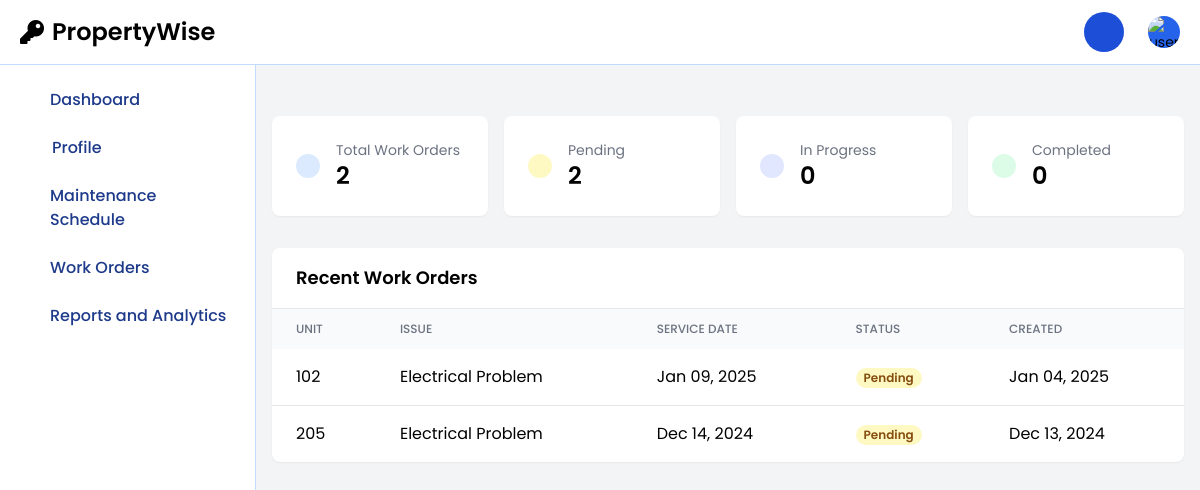
Page /staff/staffDashboard.php (signed in) on the earlier database version.
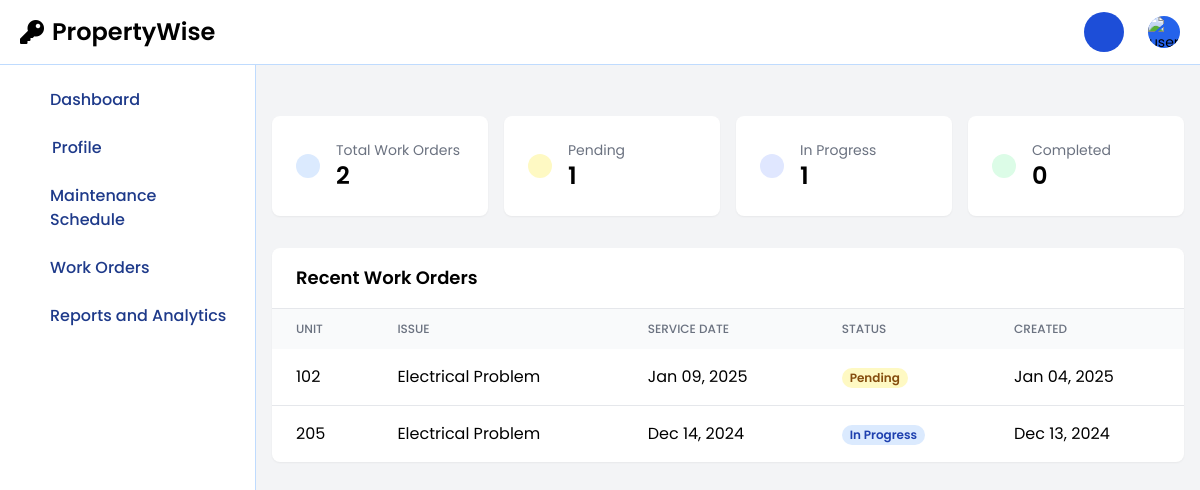
Same page on the later database version.
### tables this page shows
CREATE TABLE `maintenance_requests` (
  `id` int(11) NOT NULL,
  `user_id` int(11) NOT NULL,
  `unit` varchar(50) NOT NULL,
  `issue` varchar(100) NOT NULL,
  `description` text NOT NULL,
  `action_taken` text DEFAULT NULL,
  `maintenance_cost` decimal(10,2) DEFAULT NULL,
  `completion_date` datetime DEFAULT NULL,
  `service_date` date NOT NULL,
  `status` enum('Pending','In Progress','Completed') DEFAULT 'Pending',
  `report_pdf` varchar(255) DEFAULT NULL,
  `image` varchar(255) DEFAULT NULL,
  `created_at` timestamp NOT NULL DEFAULT current_timestamp(),
  `updated_at` timestamp NOT NULL DEFAULT current_timestamp() ON UPDATE current_timestamp(),
  `assigned_to` int(11) DEFAULT NULL,
  `priority` enum('high','medium','low') NOT NULL DEFAULT 'medium',
  `archived` tinyint(1) DEFAULT 0
);

CREATE TABLE `property` (
  `unit_id` int(11) NOT NULL,
  `unit_no` varchar(50) NOT NULL,
  `unit_type` varchar(50) NOT NULL,
  `square_meter` decimal(10,2) NOT NULL,
  `monthly_rent` decimal(10,2) NOT NULL,
  `images` text DEFAULT NULL,
  `status` enum('Available','Occupied','Maintenance','Reserved') DEFAULT 'Available',
  `position` varchar(20) DEFAULT 'active'
);

### staff/staffDashboard.php (the view, shortened to what this page needs)
<?php
require '../session/db.php';
$staffId = $_SESSION['staff_id'];
$stats_query = "SELECT
    COUNT(*) as total_work_orders,
    SUM(CASE WHEN status = 'Pending' THEN 1 ELSE 0 END) as pending_orders,
    SUM(CASE WHEN status = 'In Progress' THEN 1 ELSE 0 END) as ongoing_orders,
    SUM(CASE WHEN status = 'Completed' THEN 1 ELSE 0 END) as completed_orders
FROM maintenance_requests
WHERE assigned_to = ? AND archived = 0";
$stmt = $conn->prepare($stats_query);
$stmt->bind_param("i", $staffId);
$stmt->execute();
$stats = $stmt->get_result()->fetch_assoc();
$recent_orders_query = "SELECT
    m.id,
    m.issue,
    m.description,
    m.status,
    m.service_date,
    m.created_at,
    p.unit_no,
    p.unit_type,
    p.status as unit_status
FROM maintenance_requests m
JOIN property p ON m.unit = p.unit_no
WHERE m.assigned_to = ?
AND m.archived = 0
ORDER BY
    CASE m.status
        WHEN 'Pending' THEN 1
        WHEN 'In Progress' THEN 2
        WHEN 'Completed' THEN 3
    END,
    m.created_at DESC
LIMIT 5";
$stmt = $conn->prepare($recent_orders_query);
$stmt->bind_param("i", $staffId);
$stmt->execute();
$recent_orders = $stmt->get_result()->fetch_all(MYSQLI_ASSOC);
?>
<!DOCTYPE html>
<html lang="en">
<head>
    <script src="https://cdn.tailwindcss.com"></script>
</head>
<body class="bg-gray-100">
<?php include('staffNavbar.php'); ?>
<?php include('staffSidebar.php'); ?>
<div class="p-4 mt-5 sm:ml-64">
    <div class="mt-20">
        <div class="grid grid-cols-1 md:grid-cols-2 lg:grid-cols-4 gap-4">
            <div class="bg-white rounded-lg p-6 shadow-sm">
                <div class="flex items-center">
                    <div class="p-3 rounded-full bg-blue-100">
                    </div>
                    <div class="ml-4">
                        <h3 class="text-gray-500 text-sm">Total Work Orders</h3>
                        <p class="text-2xl font-semibold"><?= $stats['total_work_orders'] ?></p>
                    </div>
                </div>
            </div>
            <div class="bg-white rounded-lg p-6 shadow-sm">
                <div class="flex items-center">
                    <div class="p-3 rounded-full bg-yellow-100">
                    </div>
                    <div class="ml-4">
                        <h3 class="text-gray-500 text-sm">Pending</h3>
                        <p class="text-2xl font-semibold"><?= $stats['pending_orders'] ?></p>
                    </div>
                </div>
            </div>
            <div class="bg-white rounded-lg p-6 shadow-sm">
                <div class="flex items-center">
                    <div class="p-3 rounded-full bg-indigo-100">
                    </div>
                    <div class="ml-4">
                        <h3 class="text-gray-500 text-sm">In Progress</h3>
                        <p class="text-2xl font-semibold"><?= $stats['ongoing_orders'] ?></p>
                    </div>
                </div>
            </div>
            <div class="bg-white rounded-lg p-6 shadow-sm">
                <div class="flex items-center">
                    <div class="p-3 rounded-full bg-green-100">
                    </div>
                    <div class="ml-4">
                        <h3 class="text-gray-500 text-sm">Completed</h3>
                        <p class="text-2xl font-semibold"><?= $stats['completed_orders'] ?></p>
                    </div>
                </div>
            </div>
        </div>
        <div class="mt-8 bg-white rounded-lg shadow-sm">
            <div class="px-6 py-4 border-b border-gray-200">
                <h2 class="text-lg font-semibold">Recent Work Orders</h2>
            </div>
            <div class="overflow-x-auto">
                <table class="min-w-full">
                    <thead class="bg-gray-50">
                        <tr>
                            <th class="px-6 py-3 text-left text-xs font-medium text-gray-500 uppercase">Unit</th>
                            <th class="px-6 py-3 text-left text-xs font-medium text-gray-500 uppercase">Issue</th>
                            <th class="px-6 py-3 text-left text-xs font-medium text-gray-500 uppercase">Service Date</th>
                            <th class="px-6 py-3 text-left text-xs font-medium text-gray-500 uppercase">Status</th>
                            <th class="px-6 py-3 text-left text-xs font-medium text-gray-500 uppercase">Created</th>
                        </tr>
                    </thead>
                    <tbody class="divide-y divide-gray-200">
                        <?php foreach ($recent_orders as $order): ?>
                            <tr>
                                <td class="px-6 py-4"><?= htmlspecialchars($order['unit_no']) ?></td>
                                <td class="px-6 py-4"><?= htmlspecialchars($order['issue']) ?></td>
                                <td class="px-6 py-4"><?= date('M d, Y', strtotime($order['service_date'])) ?></td>
                                <td class="px-6 py-4">
                                    <span class="px-2 inline-flex text-xs leading-5 font-semibold rounded-full
                                        <?= match($order['status']) {
                                            'Pending' => 'bg-yellow-100 text-yellow-800',
                                            'In Progress' => 'bg-blue-100 text-blue-800',
                                            'Completed' => 'bg-green-100 text-green-800',
                                            default => 'bg-gray-100 text-gray-800'
                                        } ?>">
                                        <?= $order['status'] ?>
                                    </span>
                                </td>
                                <td class="px-6 py-4"><?= date('M d, Y', strtotime($order['created_at'])) ?></td>
                            </tr>
                        <?php endforeach; ?>
                    </tbody>
                </table>
            </div>
        </div>
    </div>
</div>
</body>
</html>

### staff/staffNavbar.php (shortened to what this page needs)
<!DOCTYPE html>
<html lang="en">
<head>
    <script src="https://cdn.tailwindcss.com"></script>
    <link rel="stylesheet" href="https://cdnjs.cloudflare.com/ajax/libs/font-awesome/5.15.4/css/all.min.css">
</head>
<body>
<nav class="fixed top-0 z-50 w-full bg-white border-b border-blue-200 dark:bg-blue-800 dark:border-blue-700">
    <div class="px-3 py-3 lg:px-5 lg:pl-3">
        <div class="flex items-center justify-between">
            <div class="flex items-center justify-start rtl:justify-end">
                <a href="#" class="flex items-center ms-2 md:me-24">
                    <span class="self-center text-xl font-semibold sm:text-2xl whitespace-nowrap dark:text-white flex items-center">
                        <i class="fas fa-key text-inherit mr-2"></i>
                        PropertyWise
                    </span>
                </a>
            </div>
            <div class="flex items-center">
                    <div class="flex items-center ms-3 relative">
                        <button type="button" class="flex items-center justify-center w-10 h-10 bg-blue-700 rounded-full text-white" id="notification-button">
                            <svg data-feather="bell" class="w-6 h-6 text-blue-800 dark:text-white"></svg>
                        </button>
                        <button type="button" class="flex text-sm bg-blue-600 rounded-full focus:ring-4 ms-6 focus:ring-blue-300 dark:focus:ring-blue-600" aria-expanded="false" id="user-menu-button">
                            <img class="w-8 h-8 rounded-full" src="https://flowbite.com/docs/images/people/profile-picture-5.jpg" alt="user photo">
                        </button>
                    </div>
                </div>
                </div>
            </div>
</nav>
</body>
</html>

### staff/staffSidebar.php (shortened to what this page needs)
<!DOCTYPE html>
<html lang="en">
<head>
    <script src="https://cdn.tailwindcss.com"></script>
</head>
<body>
<aside id="logo-sidebar" class="fixed top-0 left-0 z-40 w-64 h-screen pt-20 transition-transform -translate-x-full bg-white border-r border-blue-200 sm:translate-x-0 dark:bg-blue-800 dark:border-blue-700" aria-label="Sidebar">
    <div class="h-full px-3 pb-4 overflow-y-auto bg-white dark:bg-blue-800">
        <ul class="space-y-2 font-medium">
            <li>
                <a href="staffDashboard.php" class="grid grid-cols-[30px_auto] items-center p-2 text-blue-900 rounded-lg dark:text-white hover:bg-blue-100 dark:hover:bg-blue-700">
                    <svg data-feather="home" class="text-white w-5 h-5"></svg>
                    <span>Dashboard</span>
                </a>
            </li>
            <li>
                <a href="staffProfile.php" class="flex items-center p-2 text-blue-900 rounded-lg dark:text-white hover:bg-blue-100 dark:hover:bg-blue-700 group">
                    <svg data-feather="user" class="w-5 h-5 text-white w-5 h-5"></svg>
                    <span class="flex-1 ms-3 whitespace-nowrap">Profile</span>
                </a>
            </li>
             <li>
                <a href="staffSchedule.php" class="grid grid-cols-[30px_auto] items-center p-2 text-blue-900 rounded-lg dark:text-white hover:bg-blue-100 dark:hover:bg-blue-700">
                    <svg data-feather="calendar" class="text-white w-5 h-5"></svg>
                    <span>Maintenance Schedule</span>
                </a>
            </li>
                <li>
                <a href="staffWork.php" class="grid grid-cols-[30px_auto] items-center p-2 text-blue-900 rounded-lg dark:text-white hover:bg-blue-100 dark:hover:bg-blue-700">
                    <svg data-feather="clipboard" class="text-white w-5 h-5"></svg>
                    <span>Work Orders</span>
                </a>
            </li>
            <li>
                <a href="staffReports.php" class="grid grid-cols-[30px_auto] items-center p-2 text-blue-900 rounded-lg dark:text-white hover:bg-blue-100 dark:hover:bg-blue-700">
                    <svg data-feather="bar-chart" class="text-white w-5 h-5"></svg>
                    <span>Reports and Analytics</span>
                </a>
            </li>
        </ul>
    </div>
</aside>
</body>
</html>

### staff/staffDashboard.php (style rules this page uses)
body { font-family: 'Poppins', sans-serif; }

### staff/staffSidebar.php (style rules this page uses)
.transition-transform { transition: transform 0.3s ease; }
body { font-family: 'Poppins', sans-serif; }

Differences in the rows shown:
changed maintenance_requests: status "Pending" → "In Progress"
Other differences:
$stats['pending_orders']: "2" → "1"
$stats['ongoing_orders']: "0" → "1"
